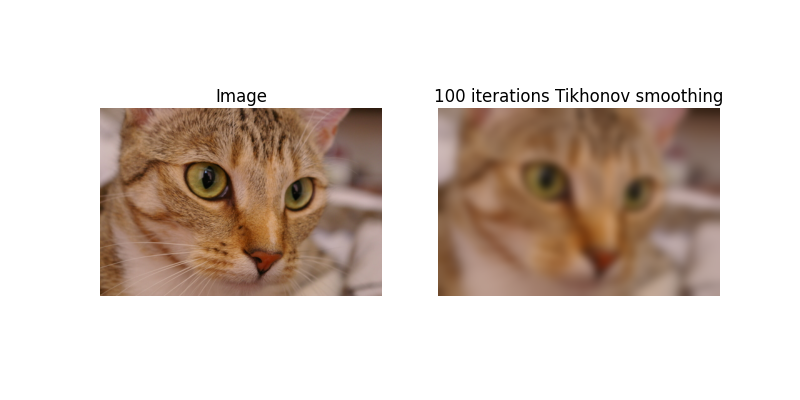

The Python source for this figure:
import numpy as np
import matplotlib.pyplot as plt
import pyxu.opt.solver as pysol
import pyxu.abc.solver as pysolver
import pyxu.opt.stop as pystop
import pyxu_diffops.operator as pyxop
import skimage as skim

# Import RGB image
image = skim.data.cat().astype(float)
print(image.shape)  # (300, 451, 3)

# Move color-stacking axis to front (needed for pyxu stacking convention)
image = np.moveaxis(image, 2, 0)
print(image.shape)  # (3, 300, 451)

# Instantiate diffusion operator
tikh_diffop = pyxop.TikhonovDiffusion(dim_shape=(3, 300, 451))

# Define PGD solver, with stopping criterion and starting point x0
stop_crit = pystop.MaxIter(n=100)

# Perform 50 gradient flow iterations starting from x0
PGD = pysol.PGD(f=tikh_diffop, show_progress=False, verbosity=100)
PGD.fit(**dict(mode=pysolver.SolverMode.BLOCK, x0=image, stop_crit=stop_crit,
               tau=2 / tikh_diffop.diff_lipschitz))
tikh_smoothed_image = PGD.solution()

# Reshape images for plotting.
image = np.moveaxis(image, 0, 2)
tikh_smoothed_image = np.moveaxis(tikh_smoothed_image, 0, 2)

# Plot
fig, ax = plt.subplots(1, 2, figsize=(10, 5))
ax[0].imshow(image.astype(int))
ax[0].set_title("Image", fontsize=15)
ax[0].axis('off')
ax[1].imshow(tikh_smoothed_image.astype(int))
ax[1].set_title("100 iterations Tikhonov smoothing", fontsize=15)
ax[1].axis('off')
